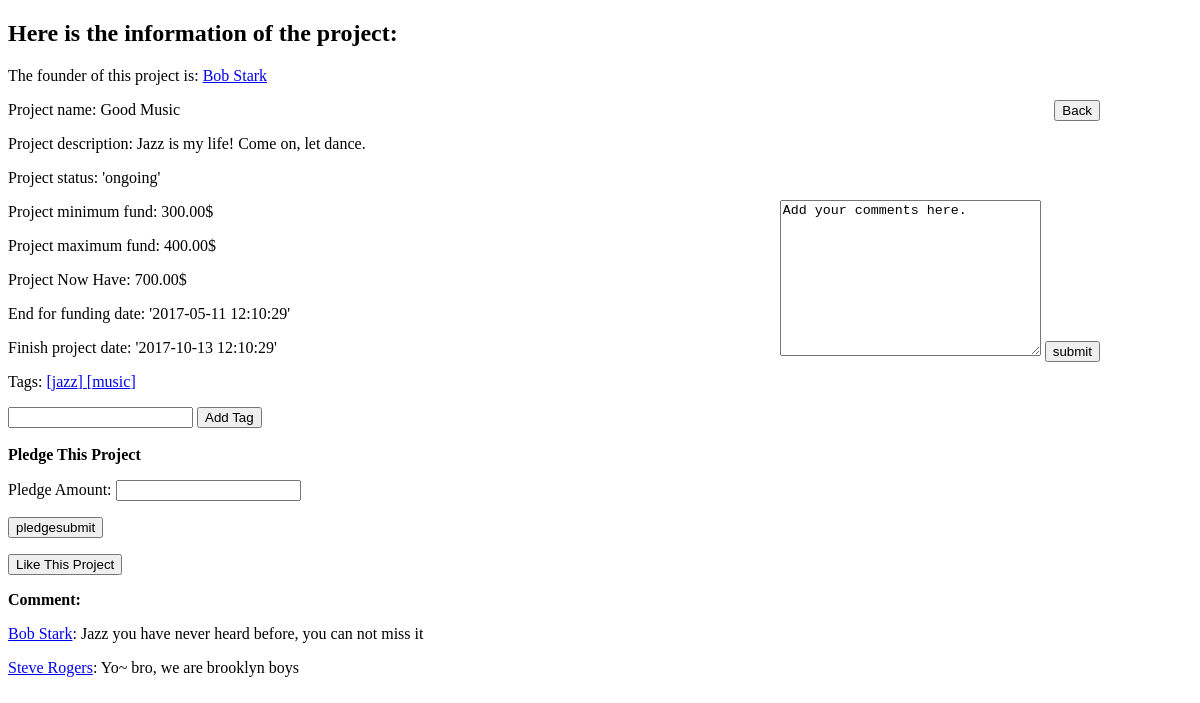
The app's page /php/displayproject.php?projectname=Good Music with its own data.
### tables this page shows
CREATE TABLE `PROJECT` (
  `projectname` varchar(100) NOT NULL,
  `loginname` varchar(40) NOT NULL,
  `description` varchar(4096) NOT NULL,
  `projectstatus` varchar(20) NOT NULL,	 
  `minfund` decimal(10,2) DEFAULT NULL,
  `maxfund` decimal(10,2) DEFAULT NULL,
  `posttime` DATETIME DEFAULT NULL,
  `endtime` DATETIME DEFAULT NULL,
  `plantime` DATETIME DEFAULT NULL,
  PRIMARY KEY (`projectname`),
  FOREIGN KEY (`loginname`) REFERENCES `USER` (`loginname`)
);

CREATE TABLE `USER` (
  `loginname` varchar(40) NOT NULL,
  `username` varchar(40) NOT NULL,
  `password` varchar(100) NOT NULL,
  `say` varchar(255) DEFAULT NULL,
  `hometown` varchar(40) DEFAULT NULL,
  `interests` varchar(40) DEFAULT NULL,
  `creditcard` varchar(40) DEFAULT NULL,
  PRIMARY KEY (`loginname`)
);

CREATE TABLE `TAG` (
  `projectname` varchar(100) NOT NULL,
  `tagname` varchar(40) NOT NULL,
  PRIMARY KEY (`projectname`, `tagname`),
  FOREIGN KEY (`projectname`) REFERENCES `PROJECT` (`projectname`)
);

CREATE TABLE `DISCUSS` (
  `projectname` varchar(100) NOT NULL,
  `loginname` varchar(40) NOT NULL,
  `commenttime` DATETIME NOT NULL,
  `content` varchar(4096) DEFAULT NULL,
  PRIMARY KEY (`projectname`, `loginname`, `commenttime`),
  FOREIGN KEY (`projectname`) REFERENCES `PROJECT` (`projectname`),
  FOREIGN KEY (`loginname`) REFERENCES `USER` (`loginname`)
);

### php/displayproject.php (the view, shortened to what this page needs)
<!DOCTYPE html>
<html>
<body>
<?php
$mysql_server_name="127.0.0.1:3306";
$mysql_username="root";
$mysql_password="root";
$mysql_database="kickfounder";
$con = new mysqli($mysql_server_name, $mysql_username, $mysql_password, $mysql_database);
$projectname = mysqli_real_escape_string($con, $_GET["projectname"]);
$sql_display_project = "select * from PROJECT WHERE projectname = '$projectname';";
$result_display_project = $con->query($sql_display_project);
$number_of_rows = mysqli_num_rows($result_display_project);
$useract_sql = "INSERT INTO `USERACT` VALUES('".$_SESSION['loginname']."',now(), 'vispro', '".$projectname."')";
mysqli_query($con, $useract_sql);
if($number_of_rows > 1){
echo "Database compromised, Projectname is duplicated"."<br>";
} else {
  echo "<h2>Here is the information of the project:</h2>";
  while ($row = mysqli_fetch_array($result_display_project)) {
	$founder_sql = "SELECT * FROM PROJECT,USER WHERE project.loginname=user.loginname AND PROJECT.projectname=\"".$projectname."\"";
	$founder_result = $con->query($founder_sql);
	while($row_foun = $founder_result->fetch_assoc()) {
		echo "<p>The founder of this project is: <a href='userpage.php?uloginname=".$row_foun["loginname"]."'>".$row_foun["username"]."</a></p>";
	}
    echo "<p>Project name: ".$row["projectname"]."</p>";
    echo "<p>Project description: ".$row["description"]."</p>";
    echo "<p>Project status: '".$row["projectstatus"]."'</p>";
	echo "<p>Project minimum fund: ".$row["minfund"]."$</p>";
	echo "<p>Project maximum fund: ".$row["maxfund"]."$</p>";
	$current_ple_sql="SELECT SUM(amount) AS sumple FROM PLEDGE WHERE projectname='".$projectname."'";
	$current_ple_result = $con->query($current_ple_sql);
	while($row_ple = $current_ple_result->fetch_assoc()) {
		echo "<p>Project Now Have: ".$row_ple["sumple"]."$</p>";
	}
	echo "<p>End for funding date: '".$row["endtime"]."'</p>";
	echo "<p>Finish project date: '".$row["plantime"]."'</p>";
    $sql_get_project_tag = "SELECT * from TAG WHERE projectname = '$projectname';";
    $result_get_project_tag = $con->query($sql_get_project_tag);
	echo "<p>Tags: ";
    while( $row_tag = mysqli_fetch_array($result_get_project_tag) ){
		echo "<a href='taglist.php?tagname=".$row_tag["tagname"]."'>[".$row_tag["tagname"]."] </a>";
    }
    echo "</p>";
	$tag_button = "<form action='new_tag.php?projectname=".$projectname."' method='POST' >
                              <input type=\"text\" pattern=\"[A-z]{1,10}\" name=\"tag\">
							  <input type=\"submit\" name=\"submittag\" value=\"Add Tag\">
                            </form>";
    echo $tag_button."<br>";
  }
}
$status_check_sql = "select * from PROJECT WHERE projectname = '$projectname';";
$status_result = $con->query($status_check_sql);
while ($row = mysqli_fetch_array($status_result)) {
	if ($row["projectstatus"] == "ongoing") {
		$project_check_sql = "SELECT * FROM PROJECT WHERE projectname=\"".$_GET['projectname']."\" AND loginname=\"".$_SESSION["loginname"]."\"";
		$pro_result = $con->query($project_check_sql);
		if ($pro_result->num_rows < 1) {
			echo "<form action='pledgeprocess.php?projectname=".$projectname."' method='post'>";
			echo "<b>Pledge This Project</b>";
			echo "<p>Pledge Amount: <input type='number' name='pledge' min=1></p>";
			echo "<p><input type='submit' value='pledgesubmit'></p>";
			echo "</form>";
		}
	}
}
	$like_check_sql = "SELECT * FROM `LIKE` WHERE projectname=\"".$projectname."\" AND loginname=\"".$_SESSION["loginname"]."\"";
	$like_result = $con->query($like_check_sql);
		if ($like_result->num_rows < 1) {
			echo "<p><a href='likeprocess.php?projectname=".$projectname."'><input type='button' value='Like This Project'></input></a></p>";
		}
		else {
			echo "<p><a href='unlikeprocess.php?projectname=".$projectname."'><input type='button' value='Not Like It'></input></a></p>";
		}
echo "<b>Comment:</b>";
$sql_display_comment = "select * from DISCUSS,USER WHERE DISCUSS.loginname=USER.loginname AND DISCUSS.projectname = '$projectname'; ";
$result_display_comment = $con->query($sql_display_comment);
while ($row_comment = mysqli_fetch_array($result_display_comment)) {
    echo "<p><a href='userpage.php?uloginname=".$row_comment["loginname"]."'>".$row_comment["username"]."</a>: ".$row_comment["content"]."</p>";
  }
echo "<p><a href=\"./home.php\"><input type=\"button\" value=\"Back\" class='backhome'></input></a></p>";
?>
<form action="newcomment.php" method="POST" id='addcom'>
<textarea name="comment" rows="10" cols="30">
Add your comments here.
</textarea>
<input type="submit" name="submit" value='submit'>
</form>
</body>
<link rel="stylesheet" href="http://netdna.bootstrapcdn.com/font-awesome/4.2.0/css/font-awesome.min.css">
</html>

### php/displayproject.php (style rules this page uses)
.backhome { position:fixed; right:100px; top:100px; }
#addcom { position:fixed; right:100px; top:200px; }

### records on screen
project: loginname.username "Bob Stark", projectname "Good Music", description "Jazz is my life! Come on, let dance.", projectstatus "ongoing", minfund "300.00", maxfund "400.00", sumple "700.00", endtime "2017-05-11 12:10:29", plantime "2017-10-13 12:10:29"
tag: tagname "jazz"
tag: tagname "music"
discuss: loginname.username "Bob Stark", content "Jazz you have never heard before, you can not miss it"
discuss: loginname.username "Steve Rogers", content "Yo~ bro, we are brooklyn boys"
